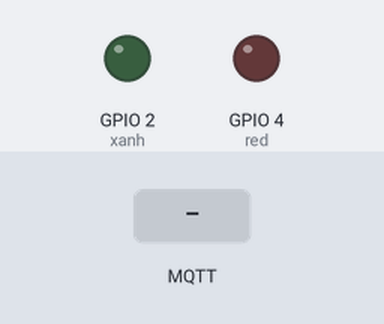
A sketch run on a simulated ESP32. Parts: output pins drawn as LEDs (lit = HIGH). The inputs (shaded band) are chosen by the test bench. WiFi joins after 1.5 s; servers stay silent unless stated; no MQTT or app messages arrive unless stated; what the sketch prints to the serial monitor is not drawn.

Above: at 2.7 s.
2.8 s: MQTT message "R" arrives on the second subscribed topic
At 3.8 s:
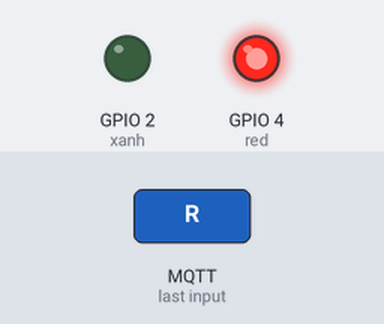
4.3 s: MQTT message "X" arrives on the second subscribed topic
At 5.0 s:
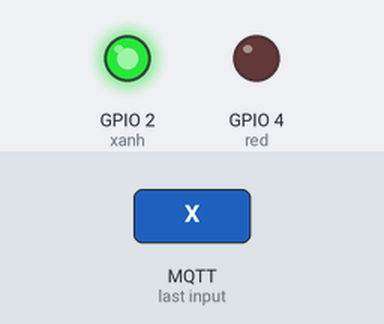
Timing chart, 0 to 7.3 s (numbered marks = the images above; inputs shaded):
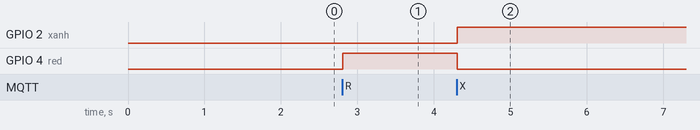

Measured:
- after the input at 2.8 s, GPIO 4 (red): LOW → HIGH at once
- after the input at 4.3 s, GPIO 2 (xanh): LOW → HIGH at once; GPIO 4 (red): HIGH → LOW at once

The sketch:

test_node-red.ino
```cpp
#include <WiFi.h>
#include<PubSubClient.h>
const char* ssid = "Phòng 6-7G 2.4GHz";
const char* passsword="68686868";
const char* mqtt_server="192.168.1.162";//ip laptop
const uint16_t mqtt_port=1883;
const byte ledpin=2;
WiFiClient espClient ;
PubSubClient client(espClient);
// cambienhc-sr04
const int trig =14;
const int echo =12;
int i;
#define red 4
#define xanh 2
String Str_number1;
char Char_number1[50];

// set up
void setup(){
pinMode (ledpin, OUTPUT);
pinMode (trig,OUTPUT);
pinMode (echo,INPUT);
pinMode(red,OUTPUT);
pinMode(xanh,OUTPUT);
Serial.begin(9600);
setup_wifi();
client.setServer(mqtt_server, mqtt_port);
client.setCallback(callback);
}
void setup_wifi(){
delay(10);

//ketnoi wifi
Serial.println();
Serial.print("connecting to ");
Serial.print(ssid);
WiFi.begin(ssid,passsword);
while (WiFi.status() !=WL_CONNECTED){
delay (500);
Serial.print(".");
}
Serial.println("");
Serial.println("WiFi connected");
Serial.println("WiFi connected");
Serial.println(WiFi.localIP());
}
///============================ket noi wifi=======================
void callback(char* topic, byte* message, unsigned int length) {
Serial.print("Message arrived on topic: ");
Serial.print(topic);
Serial.print(". Message: ");
String messageTemp;
for (int i = 0; i < length; i++) {
Serial.print((char)message[i]);
messageTemp += (char)message[i];
}
Serial.println();
// Feel free to add more if statements to control more GPIOs with MQTT
// If a message is received on the topic esp32/output, you check if the message is
// Changes the output state according to the message
if (String(topic) == "TEST") {
  Serial.print("du me may");
  if (messageTemp == "1") {
    Serial.println("du me may");
    i=1;
    /// kiem tra i=1 i=0 la cai gi
  }
}

if ( String(topic) == "ON" ){
Serial.print("Changing output to ");
if(messageTemp == "1"){
Serial.print("ON_HC-SR04");
i =1;
}
if(messageTemp == "0"){
Serial.print("ON_HC-SR04");
i =0;
}
}
if (String(topic) == "WARNING") {
Serial.print("Changing output to ");
if(messageTemp == "R"){
Serial.print("Đỏ");
digitalWrite(red,HIGH);
digitalWrite(xanh,LOW);
}
if(messageTemp == "X"){
Serial.print("Xanh");
digitalWrite(xanh,HIGH);
digitalWrite(red,LOW);
}
}
}
float hc_sr04(){
unsigned long t ;
int R;
digitalWrite(trig,0);
delayMicroseconds (2);
digitalWrite(trig,1);
delayMicroseconds (5);
digitalWrite(trig,0);
t= pulseIn (echo, HIGH);
R = (t/2/29.412);
return R;
}
void reconect (){
while (!client.connected()){
Serial.print("Attemting MQTT connecting ...");
if (client.connect ("ESP")){
Serial.println("connected");
client.publish("event","hello world");
client.subscribe("even");
client.subscribe("WARNING");

client.subscribe("ON");
}
else{
Serial.print("fail, rc=");
Serial.print(client.state());
Serial.println("try again in 5 seconds");
delay(5000);
}
}
}
void loop(){
if (!client.connected()){
reconect ();
}
client.loop();
if(i==1){
float R=hc_sr04();
Str_number1 = String(R);
Str_number1.toCharArray(Char_number1,Str_number1.length()+1);
client.publish("HC_SR04", Char_number1); //
}
}
```
